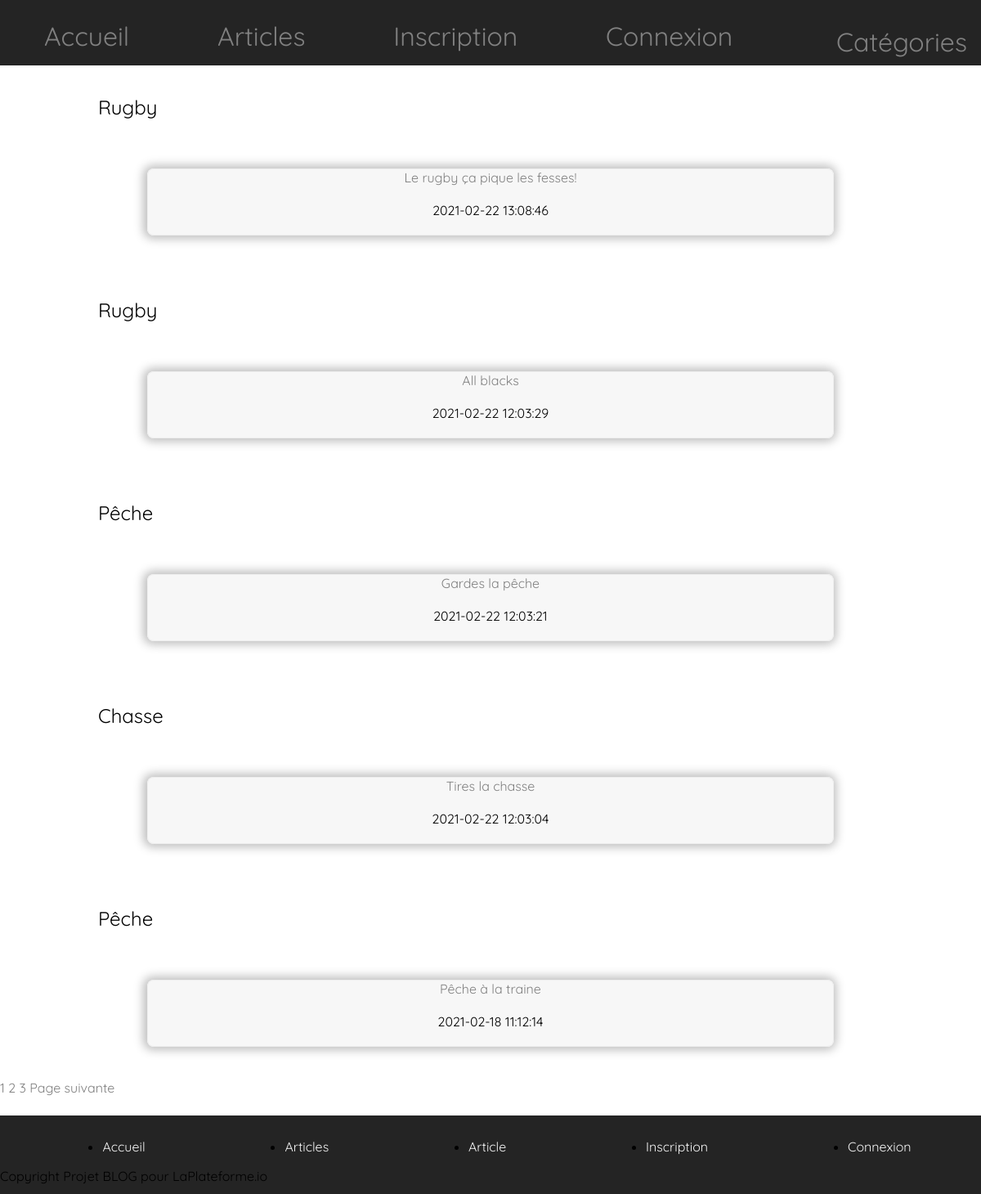
/Articles/articles.php, run on the app's committed database.
### tables this page shows
CREATE TABLE `articles` (
  `id` int(11) NOT NULL,
  `article` text NOT NULL,
  `id_utilisateur` int(11) NOT NULL,
  `id_categorie` int(11) NOT NULL,
  `date` timestamp NOT NULL DEFAULT CURRENT_TIMESTAMP ON UPDATE CURRENT_TIMESTAMP
);

CREATE TABLE `categories` (
  `id` int(11) NOT NULL,
  `nom` varchar(80) NOT NULL
);

### classes/articles.class.php (the view, shortened to what this page needs)
<?php
class Articles extends bdd
{
    public function Pagination()
    {
        $con = $this->connectDb();
        $page = intval($_GET['page']);
        if ($page <= 0) {
            $page = 1;
        }
        $limite = 5;
        $resultFoundRows = $con->query("SELECT count(id) FROM articles");
        $nombreElementsTotal = $resultFoundRows->fetchColumn();
        $debut = ($page - 1) * $limite;
        $query = "SELECT * FROM categories INNER JOIN articles ON articles.id_categorie = categories.id ORDER BY date DESC LIMIT :limite OFFSET :debut";
        $query = $con->prepare($query);
        $query->bindValue('limite', $limite, PDO::PARAM_INT);
        $query->bindValue('debut', $debut, PDO::PARAM_INT);
        $query->execute();
        while ($element = $query->fetch()) {
            $id = $element['id'];
            echo '<div class=" ArticlesCategorie">'.ucfirst(strtolower($element['nom'])) . "</div><br /><br />";
            echo '<div class=" paginationArticles"><a href="../Article/article.php?id='. $id . '">'.$element['article'] . '</a>'."<br /><br />";
            echo $element['date'] . "<br /><br /></div>";
            echo'<br />';
        }
?>
        <?php
        $nombreDePages = ceil($nombreElementsTotal / $limite);
        ?><a href="?page=<?php echo $page - 1; ?>">Page précédente</a>
        <?php endif;
        for ($i = 1; $i <= $nombreDePages; $i++) :
        ?><a href="?page=<?php echo $i; ?>"><?php echo $i; ?></a>
        <?php endfor;
        if ($page < $nombreDePages) :
        ?><a href="?page=<?php echo $page + 1; ?>">Page suivante</a>
            <?php endif; ?><?php
                        }
                    }
?>

### CSS/wholeWebSite.css (style rules this page uses)
body, html { width: 100%; padding: 0; margin:0; font-family: 'Quicksand', sans-serif; justify-content: space-around; }
a { color: grey; text-decoration: none; }
.paginationArticles, .borderArticle, .borderArticle1, .paginationArticles1 { border-style: groove; text-align: center; border-width: 1px; border-radius: 0.5rem; margin: 20px; background-color: rgba(128, 128, 128, 0.068); -webkit-box-shadow: -1px 0px 12px 4px rgba(0, 0, 0, 0.322); box-shadow: -1px 0px 12px 4px rgba(0, 0, 0, 0.253); margin-right: 15%; margin-left: 15%; }
.ArticlesCategorie { padding-left: 10%; padding-top: 3%; font-size: x-large; }

### data on the page
articles: id_categorie.nom "Rugby", article "Le rugby ça pique les fesses!", date "2021-02-22 13:08:46"
articles: id_categorie.nom "Rugby", article "All blacks", date "2021-02-22 12:03:29"
articles: id_categorie.nom "Pêche", article "Gardes la pêche", date "2021-02-22 12:03:21"
articles: id_categorie.nom "Chasse", article "Tires la chasse", date "2021-02-22 12:03:04"
articles: id_categorie.nom "Pêche", article "Pêche à la traine", date "2021-02-18 11:12:14"
